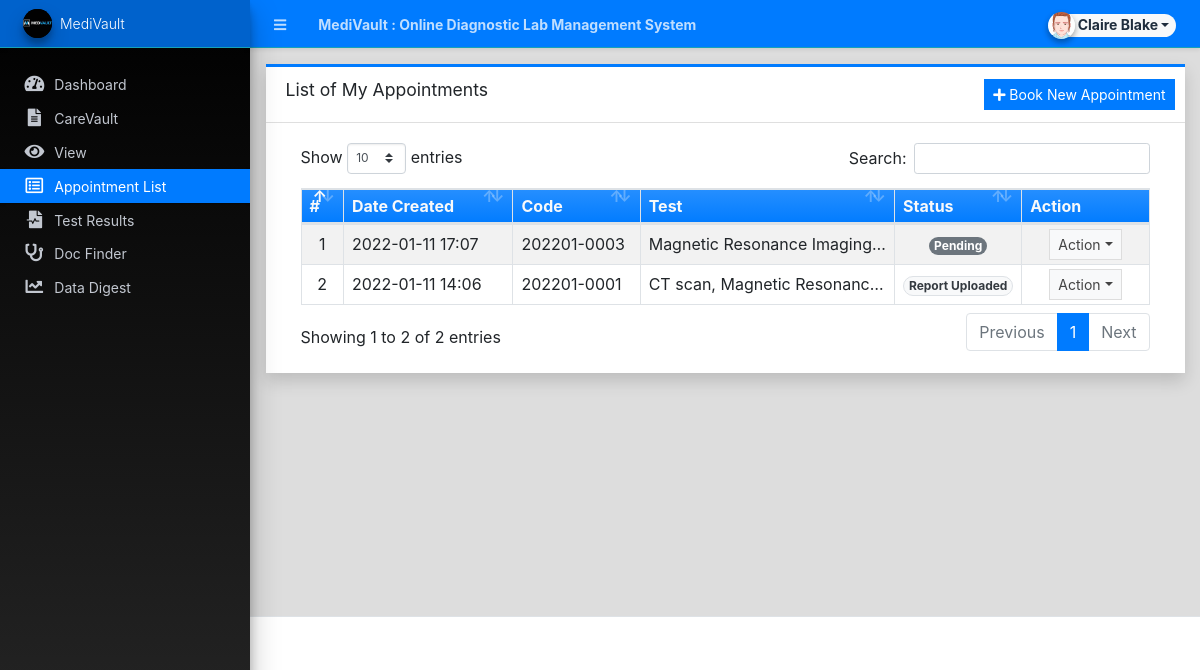
Page /?page=appointments (signed in) on the committed database.
### tables this page shows
CREATE TABLE `appointment_list` (
  `id` int(30) NOT NULL,
  `code` varchar(100) NOT NULL,
  `schedule` datetime NOT NULL,
  `client_id` int(30) NOT NULL,
  `prescription_path` text NOT NULL,
  `status` tinyint(1) NOT NULL DEFAULT 0,
  `date_created` datetime NOT NULL DEFAULT current_timestamp(),
  `date_updated` datetime DEFAULT NULL ON UPDATE current_timestamp()
);

### classes/DBConnection.php (called while the page is built, shortened)
<?php
class DBConnection{
    private $host = DB_SERVER;
    private $username = DB_USERNAME;
    private $password = DB_PASSWORD;
    private $database = DB_NAME;
    public $conn;
    public function __construct(){
        if (!isset($this->conn)) {
            $this->conn = new mysqli($this->host, $this->username, $this->password, $this->database);
        }
    }
}
?>

### classes/SystemSettings.php (called while the page is built, shortened)
<?php
class SystemSettings extends DBConnection{
	function userdata($field = ''){
		if(!empty($field)){
			if(isset($_SESSION['userdata'][$field]))
				return $_SESSION['userdata'][$field];
			else
				return null;
		}else{
			return false;
		}
	}
}
$_settings = new SystemSettings();
?>

### appointments/index.php (the view, shortened to what this page needs)
<div class="card card-outline card-primary rounded-0 shadow">
	<div class="card-header">
		<h3 class="card-title">List of My Appointments</h3>
		<div class="card-tools">
			<a href="javascript:void(0)" id="create_new" class="btn btn-flat btn-sm btn-primary"><span class="fas fa-plus"></span>  Book New Appointment</a>
		</div>
	</div>
	<div class="card-body">
		<div class="container-fluid">
        <div class="container-fluid">
			<table class="table table-bordered table-hover table-striped">
				<colgroup>
					<col width="5%">
					<col width="20%">
					<col width="15%">
					<col width="30%">
					<col width="15%">
					<col width="15%">
				</colgroup>
				<thead>
					<tr class="bg-gradient-primary text-light">
						<th>#</th>
						<th>Date Created</th>
						<th>Code</th>
						<th>Test</th>
						<th>Status</th>
						<th>Action</th>
					</tr>
				</thead>
				<tbody>
					<?php
						$i = 1;
						$qry = $conn->query("SELECT * from `appointment_list` where client_id ='{$_settings->userdata('id')}' order by unix_timestamp(date_created) desc ");
						while($row = $qry->fetch_assoc()):
                            $tests = $conn->query("SELECT * FROM `test_list` where id in (SELECT test_id FROM `appointment_test_list` where appointment_id = '{$row['id']}')");
                            $test = "N/A";
                            if($tests->num_rows > 0){
                                $res = $tests->fetch_all(MYSQLI_ASSOC);
                                $test_arr = array_column($res,'name');
                                $test = implode(", ",$test_arr);
                            }
					?>
						<tr>
							<td class="text-center"><?php echo $i++; ?></td>
							<td class=""><?php echo date("Y-m-d H:i",strtotime($row['date_created'])) ?></td>
							<td class=""><?= $row['code'] ?></td>
							<td class=""><p class="m-0 truncate-1"><?= $test ?></p></td>
							<td class="text-center">
								<?php
									switch ($row['status']){
										case 0:
											echo '<span class="rounded-pill badge badge-secondary ">Pending</span>';
											break;
										case 6:
											echo '<span class="rounded-pill badge-light badge border text-dark ">Report Uploaded</span>';
											break;
									}
								?>
							</td>
							<td align="center">
								 <button type="button" class="btn btn-flat btn-default btn-sm dropdown-toggle dropdown-icon" data-toggle="dropdown">
				                  		Action
				                  </button>
							</td>
						</tr>
					<?php endwhile; ?>
				</tbody>
			</table>
		</div>
		</div>
	</div>
</div>

### rows in the picture
appointment_list: date_created "2022-01-11 17:07", code "202201-0003", test "Magnetic Resonance…", status "Pending"
appointment_list: date_created "2022-01-11 14:06", code "202201-0001", test "CT scan, Magnetic…", status "Report Uploaded"

### other values in the picture
$_settings->userdata('firstname').' '.$_settings->userdata('lastname') "Claire Blake"
